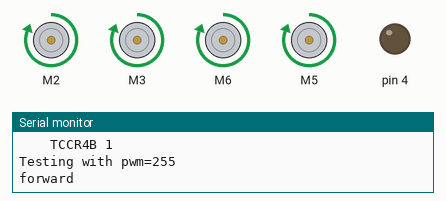
Recording of a sketch running on a simulated Arduino Leonardo, built with avr-gcc and run on an emulated ATmega32U4. Shown: 4 × DC motor (green arrow = forward, orange = backward, longer = faster), output pins drawn as LEDs (lit = HIGH), the last lines printed to the serial monitor.

Above: at 0.6 s.
At 4.6 s:
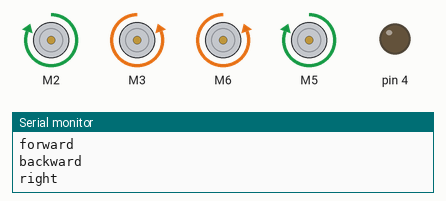
At 7.6 s:
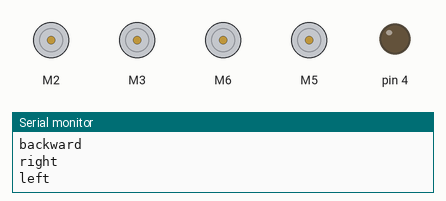
At 8.6 s:
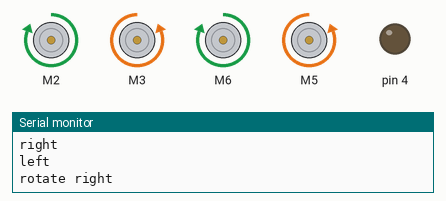
At 10.6 s:
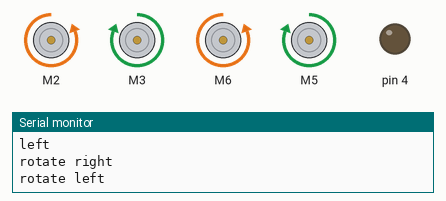
At 14.6 s:
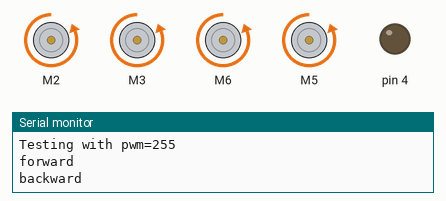
Timing chart, 0 to 15.7 s (numbered marks = the images above):
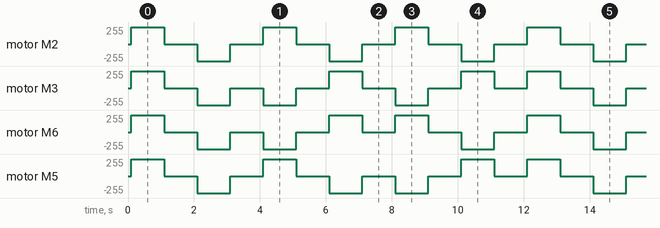

The sketch:

frog_motionTest.ino
```cpp
#include <CytronMotorDriver.h>

// a motor driver uses two pins to communicate: 1 for motor velocity (pwm), 1 for motor direction (high/low)
CytronMD motor1(PWM_DIR, 2, 22); // front-left
CytronMD motor2(PWM_DIR, 3, 23); // front-right
CytronMD motor3(PWM_DIR, 6, 24); // rear-left
CytronMD motor4(PWM_DIR, 5, 25); // rear-right
CytronMD motors [] = {motor1, motor2, motor3, motor4};

// control the rate at which the serial ports communicate
const int serialRate = 9600;

void setup() {
  Serial.begin(serialRate);
  delay(100);
  motors_setup();
}

void loop() {
  int pwm = 255;
  int delayTime = 1000; // milliseconds

  Serial.print("Testing with pwm=");
  Serial.println(pwm);

  Serial.println("forward");
  for (int i = 0; i < 4; i++) {
    motors[i].setSpeed(pwm);
  }
  delay(delayTime);
  for (int i = 0; i < 4; i++) {
    motors[i].setSpeed(0);
  }
  delay(delayTime);

  Serial.println("backward");
  for (int i = 0; i < 4; i++) {
    motors[i].setSpeed(-1 * pwm);
  }
  delay(delayTime);
  for (int i = 0; i < 4; i++) {
    motors[i].setSpeed(0);
  }
  delay(delayTime);

  Serial.println("right");
  motors[0].setSpeed(pwm);
  motors[1].setSpeed(-1 * pwm);
  motors[2].setSpeed(-1 * pwm);
  motors[3].setSpeed(pwm);
  delay(delayTime);
  for (int i = 0; i < 4; i++) {
    motors[i].setSpeed(0);
  }
  delay(delayTime);

  Serial.println("left");
  motors[0].setSpeed(-1 * pwm);
  motors[1].setSpeed(pwm);
  motors[2].setSpeed(pwm);
  motors[3].setSpeed(-1 * pwm);
  delay(delayTime);
  for (int i = 0; i < 4; i++) {
    motors[i].setSpeed(0);
  }
  delay(delayTime);

  Serial.println("rotate right");
  motors[0].setSpeed(pwm);
  motors[1].setSpeed(-1 * pwm);
  motors[2].setSpeed(pwm);
  motors[3].setSpeed(-1 * pwm);
  delay(delayTime);
  for (int i = 0; i < 4; i++) {
    motors[i].setSpeed(0);
  }
  delay(delayTime);

  Serial.println("rotate left");
  motors[0].setSpeed(-1 * pwm);
  motors[1].setSpeed(pwm);
  motors[2].setSpeed(-1 * pwm);
  motors[3].setSpeed(pwm);
  delay(delayTime);
  for (int i = 0; i < 4; i++) {
    motors[i].setSpeed(0);
  }
  delay(delayTime);

}
void motors_setup() {
  /*
  This tests to ensure the motors are set up properly. Each motor is run forward then backwards.
*/
  Serial.println("  motors_setup...");
  pinMode(2, OUTPUT);
  pinMode(3, OUTPUT);
  pinMode(6, OUTPUT);
  pinMode(5, OUTPUT);
  pinMode(22, OUTPUT);
  pinMode(23, OUTPUT);
  pinMode(24, OUTPUT);
  pinMode(25, OUTPUT);

  /* Set pwm pins to maximum frequency https://forum.arduino.cc/t/mega-2560-pwm-frequency/71434/19
   The 3 LSB of registers TCCRnB contain the prescale value of the frequency. The frequeny used on the pins
   is some frequency divided by the prescale factor, so the lower the scaling factor the higher the frequency.
   The default value of prescale for TCCR3B and TCCR4B 4->490Hz. TCCR3B controls pins 5, 3, and 2, and TCCR4B controls pins 6, 7, and 8.
   We can't use pins 4 or 13 for pwm because their frequency is controlled by TCCR0B which also controls the clock frequency for the whole Arduino!
   We set TCCR3B and TCCR4B to 1 -> 31 kHz*/
  int prescaleClear = 0x07;
  int prescaleValue = 0x01;
  TCCR3B &= ~prescaleClear;
  TCCR3B |= prescaleValue;
  TCCR4B &= ~prescaleClear;
  TCCR4B |= prescaleValue;
  Serial.print("    TCCR3B ");
  Serial.println(TCCR3B);
  Serial.print("    TCCR4B ");
  Serial.println(TCCR4B);

  for (int i = 0; i < 4; i++) {
    motors[i].setSpeed(0);
  }
}
```

Measured:
- by itself, motor M2: repeats every 4.0 s: stopped 1.0 s, backward 255/255 1.0 s, stopped 1.0 s, forward 255/255 1.0 s
- by itself, motor M3: repeats every 12.0 s: 2 × (stopped 1.0 s, backward 255/255 1.0 s), stopped 1.0 s, forward 255/255 1.0 s, stopped 1.0 s, backward 255/255 1.0 s, 2 × (stopped 1.0 s, forward 255/255 1.0 s)
- by itself, motor M6: repeats every 12.0 s: 2 × (stopped 1.0 s, backward 255/255 1.0 s), 2 × (stopped 1.0 s, forward 255/255 1.0 s), stopped 1.0 s, backward 255/255 1.0 s, stopped 1.0 s, forward 255/255 1.0 s
